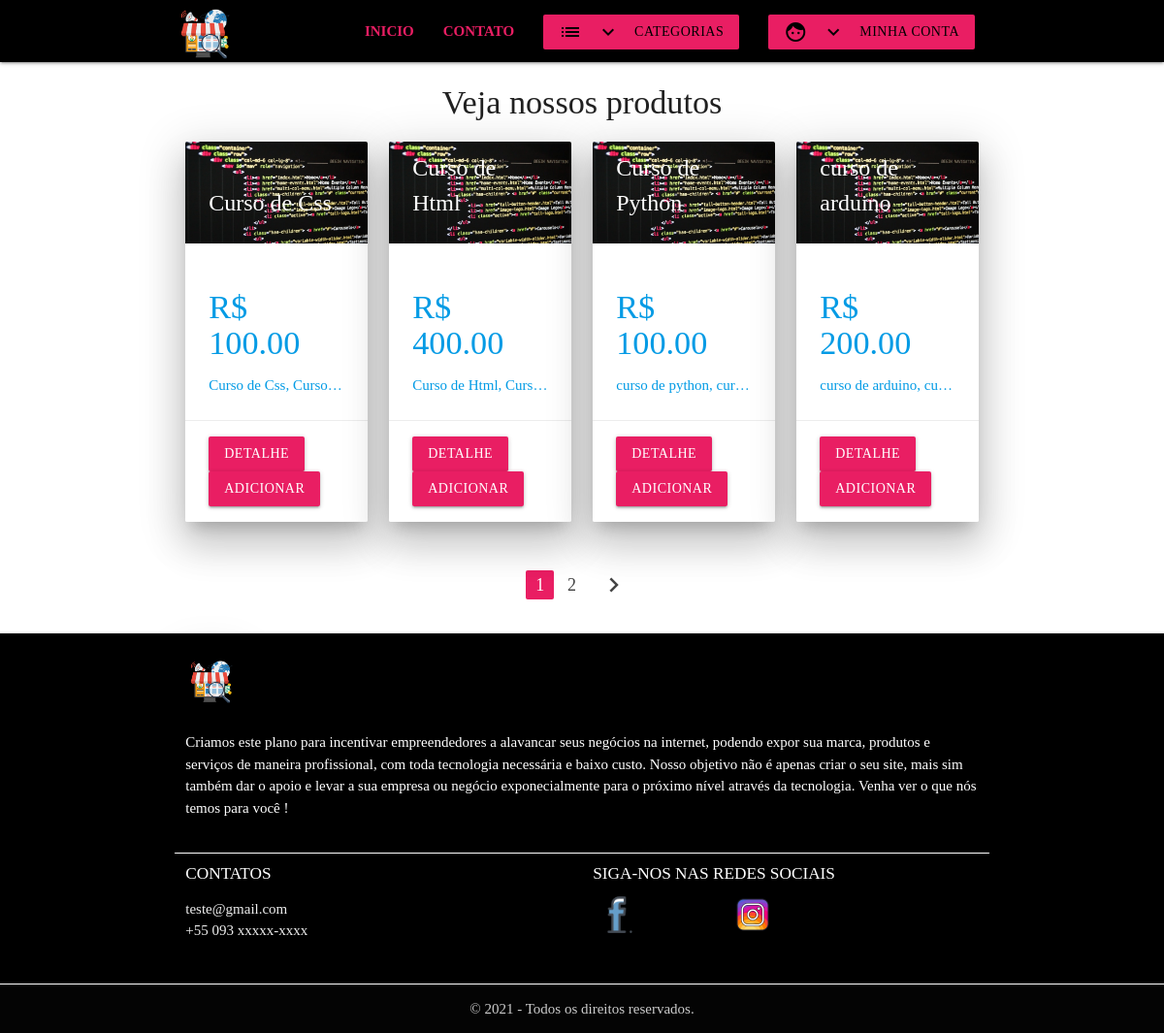
Before: / with the older database file.
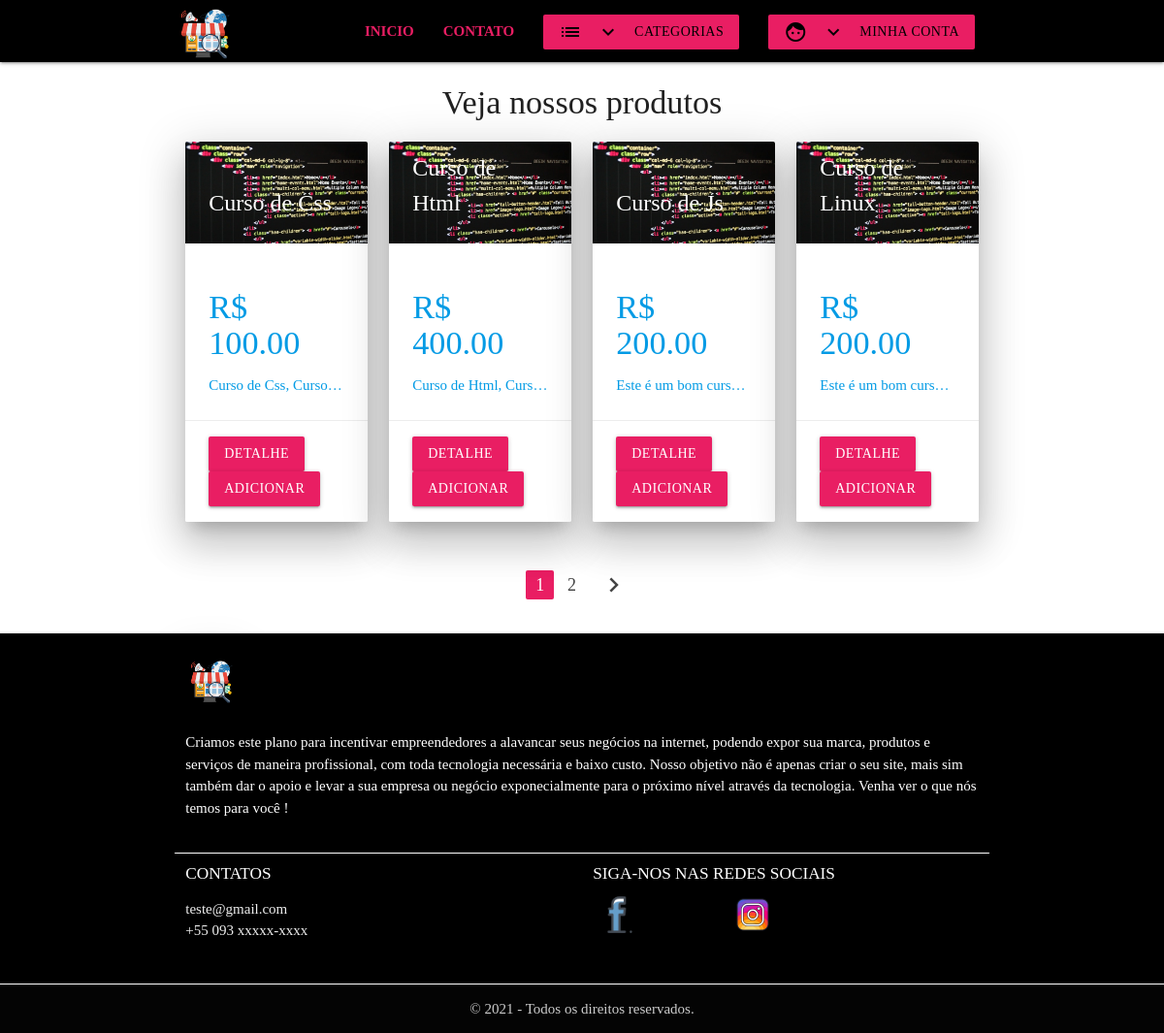
After: the same page with the newer database file.
### catalog/models.py (models this page shows, shortened)
class Produto(models.Model):
    nome = models.CharField('Nome', max_length=100)
    slug = models.SlugField('Identificador', max_length=100)
    categoria = models.ForeignKey('catalog.Categoria', verbose_name='Categoria', on_delete=models.PROTECT)
    descricao = models.TextField('Descrição', blank=True)
    preco = models.DecimalField('Preço', decimal_places=2, max_digits=8)# EX: 99999999, 99
    criado = models.DateTimeField('Criado em', auto_now_add=True)
    modificado = models.DateTimeField('Modificado em', auto_now=True)
    imagem = models.ImageField(upload_to='produtos/', blank=True, null=True)
    class Meta:
        verbose_name = 'Produtos'
        verbose_name_plural = 'Produtos'
        ordering = ['nome']

### catalog/views.py (the view)
# urls.py: path('', views.Lista_Produtos.as_view(), name='index'),#todos os produtos
class Lista_Produtos(generic.ListView):
    model = Produto
    template_name = 'catalog/lista_produtos.html'
    context_object_name = 'produtos'  #renomeando a variável que contem a lista de objetos que irá para o template
    paginate_by = 4 #vai para o template a variável paginator e a pag_obj

### catalog/context_processors.py (called while the page is built)
def categorias(request):
    return {
        'categorias': Categoria.objects.all()#retorna esse dicionario que será acessível com essa chave
    }

### core_app/templatetags/core_extras.py (called while the page is built)
@register.inclusion_tag('arquivos_html/paginacao.html', takes_context=True)#takes_context recebe True para não ser preciso passar parâmetro pelo template
def paginacao(context):
    return{#vai retornar esses objetos para o arquivo paginacao.html
        'paginator' : context['paginator'],
        'request' : context['request'],
        'page_obj' : context['page_obj']
    }

### catalog/templates/catalog/lista_produtos.html
{% extends 'arquivos_html/base.html' %}
{% load static %}
{% load core_extras %}
{% block container %}
<h4 class="title center">Veja nossos produtos</h4>
<div class="row">
    {% for produto in produtos %}
    {% include 'catalog/include_produto.html' %}
    {% endfor %}
</div>
{% paginacao %}
{% endblock %}

### catalog/templates/catalog/include_produto.html
{% load static %}
<div class="col s12 m6 l3">
    <a href="{% url 'detalhe-produto' produto.slug %}">
        <div class="card z-depth-5">
            <div class="card-image">
                {% if produto.image %}
                <img src="{{ produto.imagem.url }}">
                {% else %}
                <img src="{% static 'img/produtos/html.jpg' %}">
                {% endif %}
                <span class="card-title">{{ produto.nome }}</span>
            </div>
            <div class="card-content">
                <h4> R$ {{ produto.preco }}</h4>
                <p class="truncate">{{ produto.descricao }}</p>
            </div>
            <div class="card-action">
                <a href="{% url 'detalhe-produto' produto.slug %}" class="btn left pink"><strong>Detalhe</strong></a>
                <a href="{% url 'adicionar-item-carrinho' produto.slug %}" class="btn rigth pink"><strong>Adicionar</strong></a>
              </div>
        </div>
    </a>
</div>

Changed rows visible on the page:
no longer on this page (row unchanged): Produto: nome "Curso de Python", preco "100.00", descricao "curso de python, cur…"
no longer on this page (row unchanged): Produto: nome "curso de arduino", preco "200.00", descricao "curso de arduino, cu…"
added Produto: nome "Curso de Js", preco "200.00", descricao "Este é um bom curs…"
added Produto: nome "Curso de Linux", preco "200.00", descricao "Este é um bom curs…"
